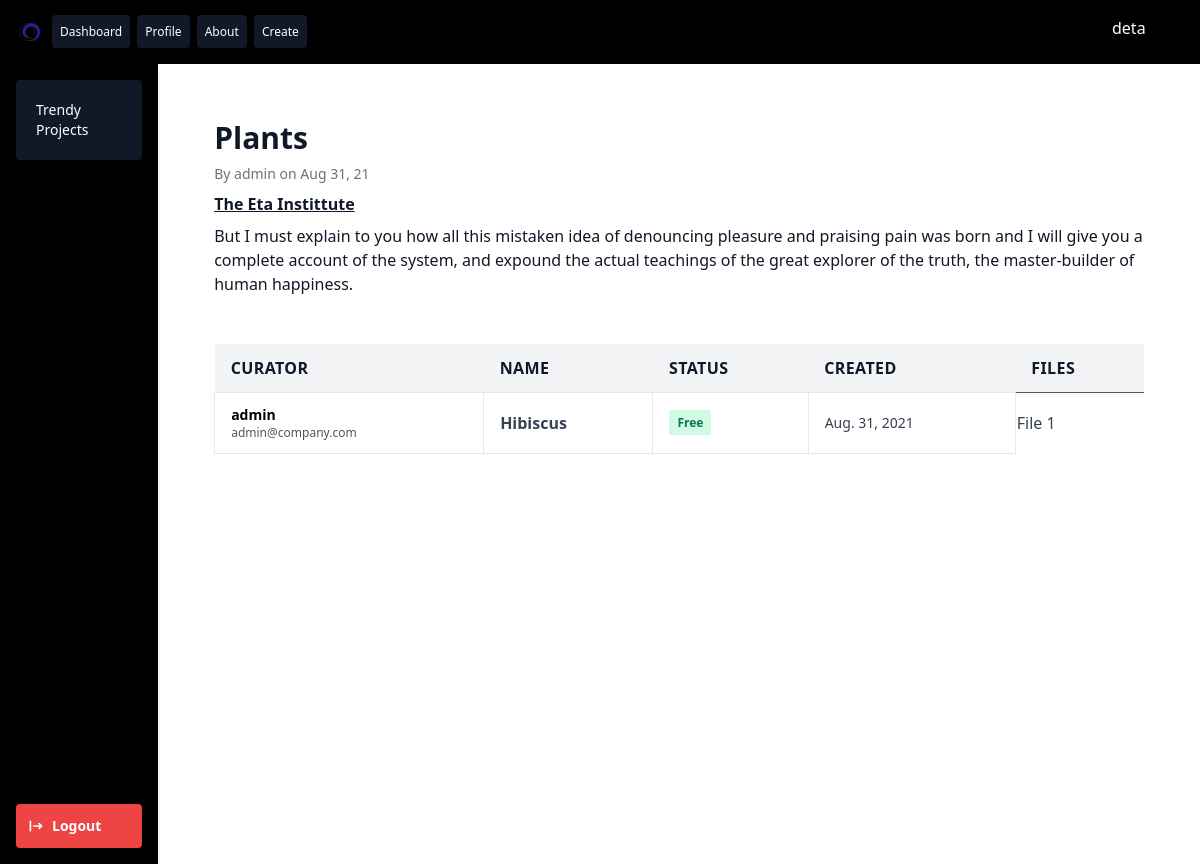
The app's page /projects/1/ (signed in) with its own data.
### dbschema/models.py (models this page shows, shortened)
class Project(models.Model):
    curator = models.ForeignKey(User,
                                related_name='projects',
                                on_delete=models.CASCADE)
    published = models.DateField(auto_now_add=True)
    modified_time = models.DateTimeField(auto_now=True)
    description = models.TextField()
    institute = models.CharField(max_length=255)
    name = models.CharField(max_length=255)
    dburl = models.URLField()
    samples = models.PositiveIntegerField()
    tags = TaggableManager()

class Dataset(models.Model):
    name = models.CharField(max_length=255)
    free = models.BooleanField(default=True) # the dataset is free by default
    curator = models.ForeignKey(User,
                                related_name='curator',
                                on_delete=models.CASCADE)
    database = models.ForeignKey(Project,
                                 related_name='datasets',
                                 on_delete=models.CASCADE)
    samples = models.PositiveIntegerField()
    created = models.DateField(auto_now_add=True)

class DatasetFile(models.Model):
    file = models.FileField(upload_to="files/%Y/%m/%d")
    dataset = models.ForeignKey(Dataset,
                                on_delete=models.CASCADE,
                                related_name='files')

### dbschema/views.py (the view)
# urls.py: path('<int:id>/', views.project_detail, name='project'),
def project_detail(request, id):
    project = get_object_or_404(Project, id=id)
    context = {
        'project':project,
    }
    return render(request, 'dbschema/project-detail.html', context)

### dbschema/templates/dbschema/project-detail.html
{% extends 'dbschema/base.html' %}
{% block content %}
    <section>
<div class="m-14 lg:flex lg:items-center lg:justify-between">
  <div class="flex-1 min-w-0">
    <h2 class="text-2xl font-bold leading-7 text-gray-900 sm:text-3xl sm:truncate">
        {{ project.name }}
    </h2>
    <div class="mt-1 flex flex-col sm:flex-row sm:flex-wrap sm:mt-0 sm:space-x-6">
      <div class="mt-2 flex items-center text-sm text-gray-500">
          By {{ project.curator }} on {{ project.published|date:"M d, y" }}
      </div>
    </div>
      <div class="mt-2 flex items-center text-md text-gray-900">
          <b><u>{{ project.institute }}</u></b>
      </div>
      <div class="mt-2 flex items-center text-md text-gray-900">
          <p>{{ project.description }}</p>
      </div>
      <br>
      <br>
      <table class="w-full">
        <thead>
          <tr class="text-md font-semibold tracking-wide text-left text-gray-900 bg-gray-100 uppercase border-b border-gray-600">
            <th class="px-4 py-3">Curator</th>
            <th class="px-4 py-3">Name</th>
            <th class="px-4 py-3">Status</th>
            <th class="px-4 py-3">Created</th>
            <th class="px-4 py-3">Files</th>
          </tr>
        </thead>
        <tbody class="bg-white">
        {% for data in project.datasets.all %}
          <tr class="text-gray-700">
            <td class="px-4 py-3 border">
              <div class="flex items-center text-sm">
                <div>
                  <p class="font-semibold text-black">{{ data.curator.username }}</p>
                  <p class="text-xs text-gray-600">{{ data.curator.email }}</p>
                </div>
              </div>
            </td>
            <td class="px-4 py-3 text-ms font-semibold border">{{ data.name }}</td>
            <td class="px-4 py-3 text-xs border">
                {% if data.free %}
                    <span class="px-2 py-1 font-semibold leading-tight text-green-700 bg-green-100 rounded-sm"> Free </span>
                {% else %}
                    <span class="px-2 py-1 font-semibold leading-tight text-gray-700 bg-gray-100 rounded-sm"> Private </span>
                {% endif %}
            </td>
            <td class="px-4 py-3 text-sm border">{{ data.created}}</td>
          <td>
          {% for file in data.files.all %}
              <a href="#">
                  File {{ forloop.counter }}
              </a>
          {% endfor %}
          </td>
          </tr>
        {% endfor %}
        </tbody>
      </table>
  </div>
</div>
    </section>
{% endblock %}

### dbschema/templates/dbschema/base.html (shortened to what this page needs)
{% load static %}
<!doctype html>
<html lang="en">
<head>
    <link href="https://unpkg.com/tailwindcss@2.0.1/dist/tailwind.min.css" rel="stylesheet">
</head>
<body>
<header class="w-full bg-black p-4 flex justify-between items-center">
  <nav class="flex items-center">
    <img class="cursor-pointer w-7 h-7" src="{% static 'img/tt-design.svg' %}" />
    <div class="text-white text-xs hidden sm:block ml-2">
      <a href="#" class="bg-gray-900 hover:bg-gray-700 p-2 rounded cursor-pointer">Dashboard</a>
      <a href="#" class="bg-gray-900 hover:bg-gray-700 p-2 rounded cursor-pointer ml-1">Profile</a>
      <a href="#" class="bg-gray-900 hover:bg-gray-700 p-2 rounded cursor-pointer ml-1">About</a>
      <a href="#" class="bg-gray-900 hover:bg-gray-700 p-2 rounded cursor-pointer ml-1">Create</a>
    </div>
  </nav>
  <div class="mr-10 text-white w-8 h-8 cursor-pointer">
    {{ request.user.username }}
  </div>
</header>
<main class="flex w-full h-screen">
<aside class="w-80 h-screen bg-black shadow-md w-fulll hidden sm:block">
  <div class="flex flex-col justify-between h-screen p-4 bg-black">
      <div class="text-sm">
        <div class="bg-gray-900 text-white p-5 rounded cursor-pointer">Trendy Projects</div>
      </div>
      <div class="flex p-3 text-white bg-red-500 rounded cursor-pointer text-center text-sm">
        <button class="rounded inline-flex items-center">
          <span class="font-semibold">
              <a href="{% url 'logout' %}">
                Logout
              </a>
          </span>
        </button>
      </div>
  </div>
</aside>
    {% block content %}
    {% endblock %}
</main>
</body>
</html>

### records on screen
Project: name "Plants", curator "admin", published "Aug 31, 21", institute "The Eta Instittute", description "But I must explain to you how all this mistaken idea of denouncing pleasure and praising pain was born and I will give you a complete account of the system, and expound the actual teachings of the great explorer of the truth, the master-builder of human happiness."
Dataset: curator.username "admin", curator.email "admin@company.com", name "Hibiscus", free "Free", created "Aug. 31, 2021"

### other values on screen
{{ request.user.username }} "deta"
